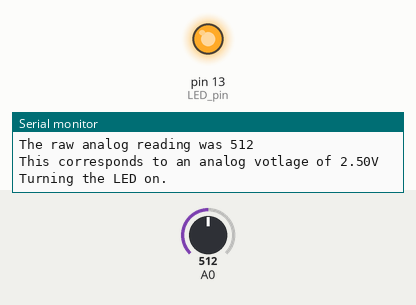
A sketch run on a simulated Arduino Uno, built with avr-gcc and run on an emulated ATmega328P. On the bench: output pins drawn as LEDs (lit = HIGH), the last lines printed to the serial monitor. The test bench sets the inputs (shaded band); at power-on: A0 = 512.

Above: at 1.8 s.
1.9 s: A0 set to 219
3.4 s: A0 set to 197
At 5.1 s:
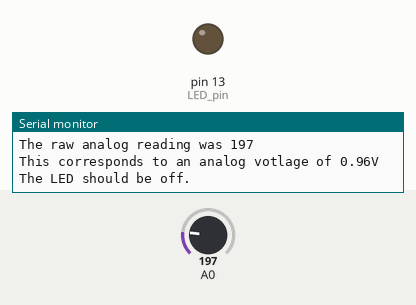
5.7 s: A0 set to 306
At 7.3 s:
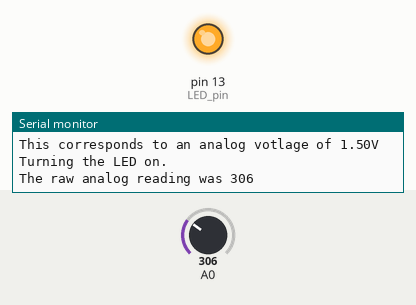
7.7 s: A0 set to 122
At 9.4 s:
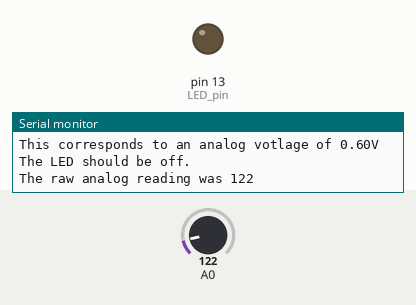
Timing chart, 0 to 10.8 s (numbered marks = the images above; inputs shaded):
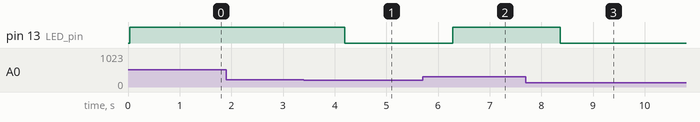

The sketch:

arduino_IRsensor_LEDfromDistance.ino
```cpp
/*------------------------------------------------------------------------------------
arduino_IRsensor_LEDfromDistance.ino

 Read the IR sensor and lights an LED if an object is closer than 10cm

For the MCHE201 IR sensor:
 * Rad - +5VDC
 * Black - Ground
 * Yellow - Analog pin 0

The sensor outputs approximately:
  * 3.1V at 4cm
  * 0.3V at 30cm
  * There is a nonlinear relationship between these values

For wiring: http://bildr.org/2011/03/various-proximity-sensors-arduino/
For analog: http://arduino.cc/en/Tutorial/ReadAnalogVoltage

Created: 10/27/15 - Joshua Vaughan - joshua.vaughan@louisiana.edu

Modified:
  *
------------------------------------------------------------------------------------*/

// Define the LED pin
const byte LED_pin = 13;

// This is always run once when the sketch starts
// Use to initialize variables, pin modes, libraries, communication, etc
void setup() {
  // initialize serial communication at 9600 bits per second:
  Serial.begin(9600);

  // set up the LED as an ouput
  pinMode(LED_pin, OUTPUT);
}

// the loop routine runs over and over again forever:
void loop() {
  // read the input from the IR sensor on analog pin 0:
  int sensorValue = analogRead(A0);

  // print out the raw value that was read:
  Serial.print("The raw analog reading was ");
  Serial.println(sensorValue);

  // Convert the analog reading (which goes from 0 - 1023) to a voltage (0 - 5V):
  float voltage = sensorValue * (5.0 / 1023.0);
  Serial.print("This corresponds to an analog votlage of ");
  Serial.print(voltage);
  Serial.println("V");

  if (voltage > 1.0) {
    Serial.println("Turning the LED on.");
    digitalWrite(LED_pin, HIGH);
  }
  else {
    Serial.println("The LED should be off.");
    digitalWrite(LED_pin, LOW);
  }

  // print an empty line
  Serial.println("");

  // Pause 1s (1000ms) between readings
  delay(1000);
}
```

Measured:
- the behaviour switches between 205 and 204 on A0 (found by bisection; images 0 and 1)
- after the input at 3.4 s, pin 13 (LED_pin): HIGH → LOW after 0.80 s
- after the input at 5.7 s, pin 13 (LED_pin): LOW → HIGH after 0.58 s
- after the input at 7.7 s, pin 13 (LED_pin): HIGH → LOW after 0.66 s
